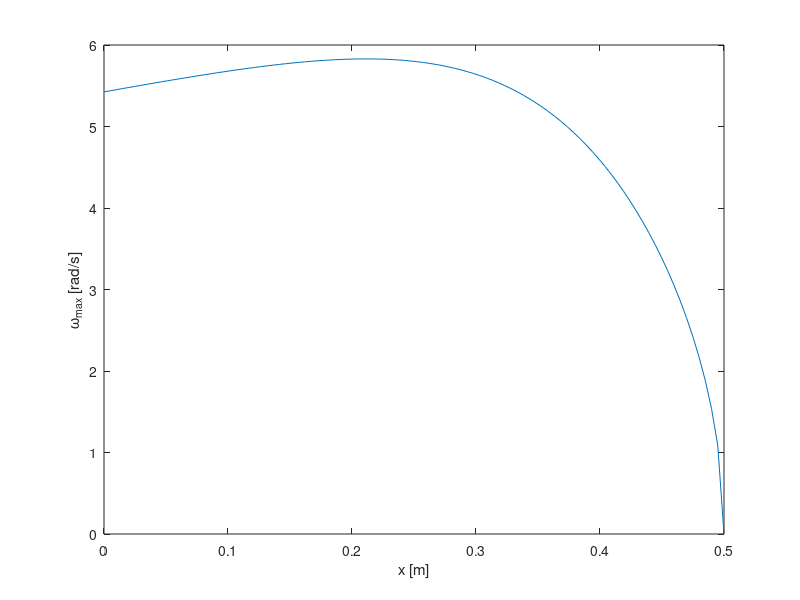

Here is the MATLAB script that generated this plot:
M = 1.0;
L = 1.0;
g = 9.81;
x = linspace(0,L/2,100);
s = L/2-x;
Ix = M*L^2/12 + M*s.^2;
om = sqrt(2*M*g*s./Ix);
plot(x,om);
xlabel('x [m]');
ylabel('\omega_{max} [rad/s]');